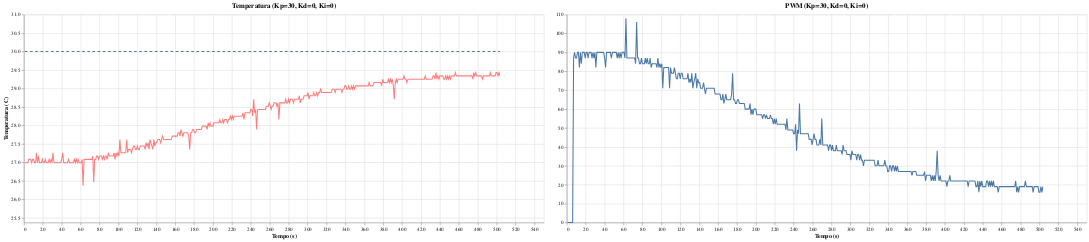

Notebook code for this chart:
### Markdown cell above
# Gráficos

### Code cell
lenz_feliz(data_30p_00i_00d,'Kp=30, Kd=0, Ki=0')

### Figure 1 — Vega-Lite specification as saved in the notebook (floating-point values rounded to 4 significant figures; data arrays with more than 128 entries replaced by an {"elided": "..."} marker saying what was removed)
{"config": {"view": {"continuousWidth": 300, "continuousHeight": 300}}, "hconcat": [{"layer": [{"mark": {"type": "line", "strokeDash": [5, 5]}, "encoding": {"x": {"field": "Tempo (s)", "title": "Tempo (s)", "type": "quantitative"}, "y": {"field": "Temp Desejada (C)", "scale": {"domain": [25.37, 31.0]}, "title": "Temperatura (C)", "type": "quantitative"}}, "title": "Temperatura (Kp=30, Kd=0, Ki=0)"}, {"mark": {"type": "line", "color": "red"}, "encoding": {"opacity": {"value": 0.5}, "x": {"field": "Tempo (s)", "title": "Tempo (s)", "type": "quantitative"}, "y": {"field": "Temp Atual (C)", "scale": {"domain": [25.37, 31.0]}, "title": "Temperatura (C)", "type": "quantitative"}}, "title": "Temperatura (Kp=30, Kd=0, Ki=0)"}], "height": 400, "width": 1000}, {"mark": {"type": "line"}, "encoding": {"opacity": {"value": 1}, "x": {"field": "Tempo (s)", "title": "Tempo (s)", "type": "quantitative"}, "y": {"field": "PWM", "title": "", "type": "quantitative"}}, "height": 400, "title": "PWM (Kp=30, Kd=0, Ki=0)", "width": 1000}], "data": {"name": "data-a6ec28d3f9427955010c5dfc3a6070f9"}, "transform": [{"filter": "(datum['Tempo (s)'] <= 2000)"}], "$schema": "https://vega.github.io/schema/vega-lite/v5.20.1.json", "datasets": {"data-a6ec28d3f9427955010c5dfc3a6070f9": {"elided": "491 records"}}}
